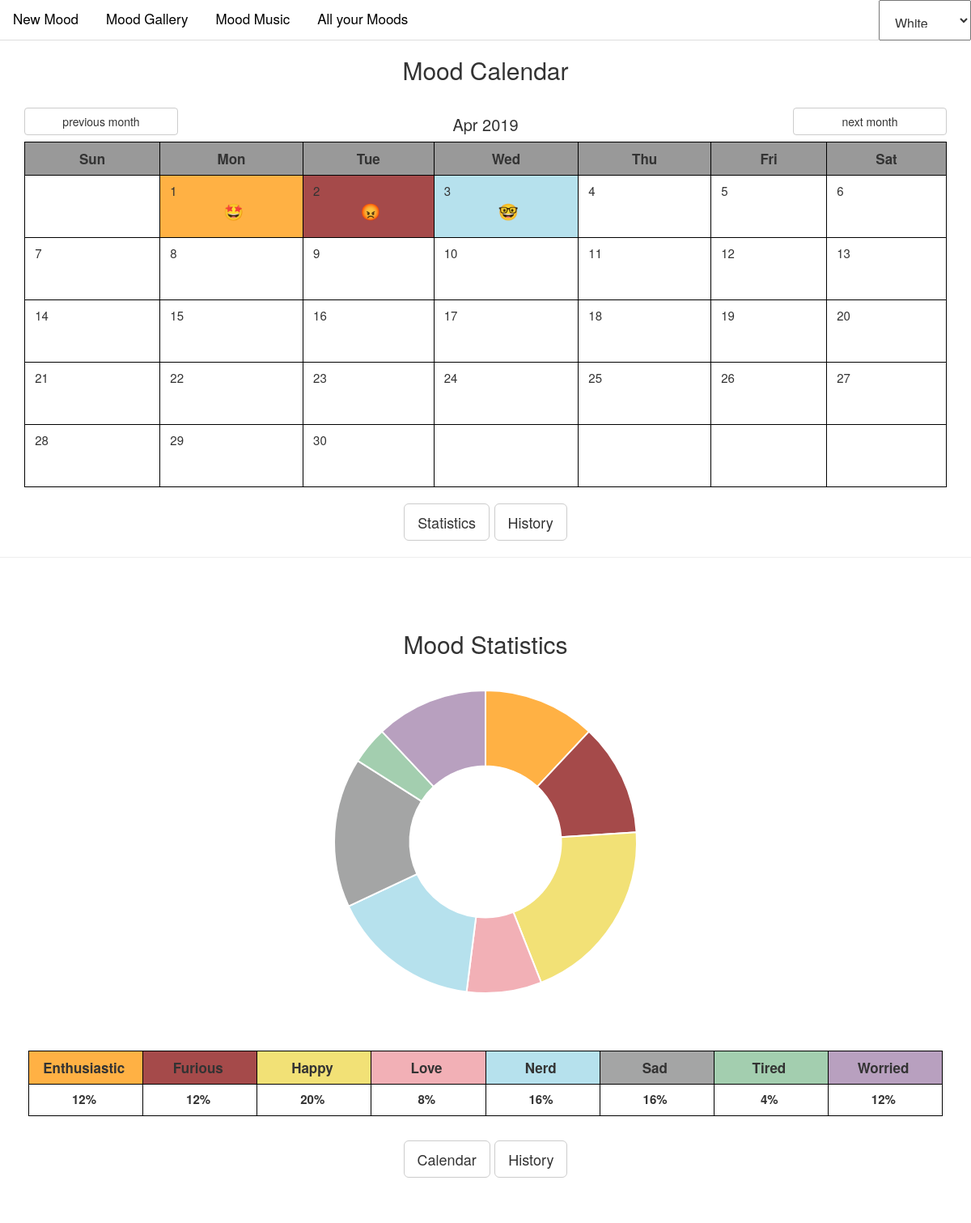
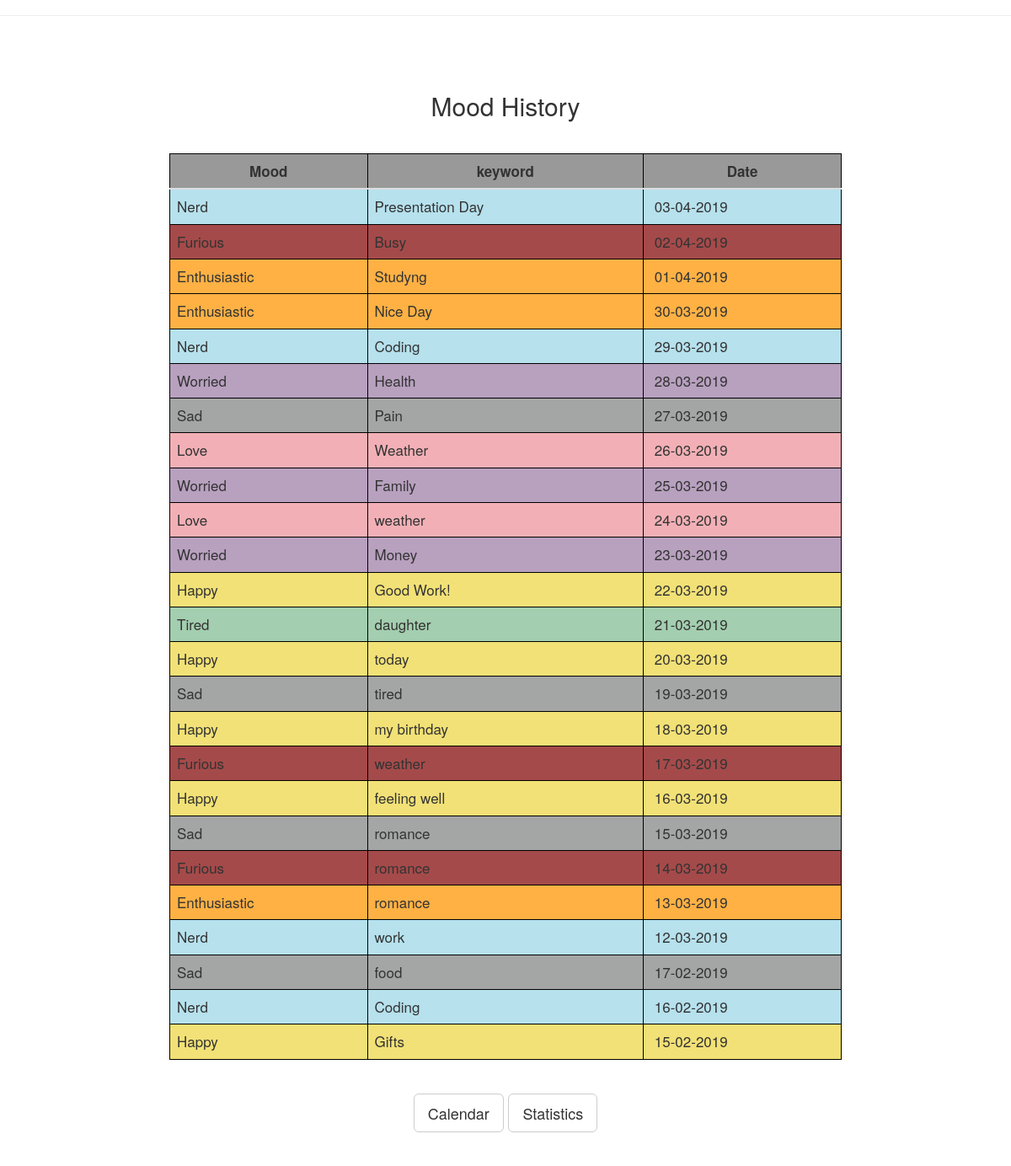
The app's page /mcalendar/ with its own data (2 pictures, top to bottom).
### tables this page shows
CREATE TABLE post (
    id INTEGER PRIMARY KEY AUTOINCREMENT , 
    created TIMESTAMP NOT NULL DEFAULT CURRENT_TIMESTAMP,
    mood TEXT NOT NULL,
    body TEXT NOT NULL
);

### __init__.py (the view)
    @app.route("/mcalendar/", defaults={'month':None, 'year':None},  methods=["GET", "POST"])
    @app.route("/mcalendar/<month>/<year>", methods=["GET", "POST"])
    def mcalendar(month, year):
        if month is None:
            month = datetime.date.today().month
        else:
            month=int(month)
        if year is None:
            year = datetime.date.today().year
        else:
            year=int(year)
        db = get_db()
        posts = db.execute(
            'SELECT id, mood, body, created'
            ' FROM post'
            ' ORDER BY created DESC'
        ).fetchall()
        cal = calendar.Calendar(6)
        today = datetime.date.today().day
        calmonth = cal.monthdatescalendar(year,month)
        previous_month, previous_year= previous_date(month, year)
        next_month, next_year= next_date(month, year)
        posts2 = db.execute(
            'SELECT mood, count(*)'
            ' FROM post'
            ' GROUP BY mood'
        ).fetchall()
        mood_labels = []
        count_mood = []
        for post in posts2:
           mood_labels.append(post['mood'])
           count_mood.append(post['count(*)'])
        total = sum(count_mood)
        return render_template(
            "mcalendar.html",
            posts=posts,
            mood_colour=mood_colour,
            calmonth = calmonth,
            month = month,
            today = today,
            year = year,
            find_mood_for_date = find_mood_for_date,
            mood_emoji = mood_emoji,
            mood_colour_cal=mood_colour_cal,
            previous_month=previous_month,
            previous_year=previous_year,
            next_month=next_month,
            next_year=next_year,
            month_converter=month_converter,
            mood_labels=mood_labels,
            count_mood=count_mood,
            average=average,
            total=total,
            )

### db.py (called while the page is built)
def get_db():
    if 'db' not in g:
        g.db = sqlite3.connect(
            current_app.config['DATABASE'],
            detect_types=sqlite3.PARSE_DECLTYPES
        )
        g.db.row_factory = sqlite3.Row
    return g.db

### templates/mcalendar.html (shortened to what this page needs)
{% extends "base.html" %}
{% block body %}
<div class='container' id="calendar">
    <h2 class="text-center">Mood Calendar</h2>
    <div class="months_button">
        <a href= "{{ url_for('mcalendar', month=previous_month, year=previous_year) }}" class="btn btn-default col-sm-2" role="button">
                previous month
        </a>
        <h4 class="col-sm-8 center-text">{{ month_converter(month) }}  {{ year }}</h4>
        <a href= "{{ url_for('mcalendar', month=next_month, year=next_year) }}" class="btn btn-default col-sm-2" role="button">
                next month
        </a>
    </div>
    <table class="table calendar">
            <tr class="table_row">
                <th class="table_months">Sun</th>
                <th class="table_months">Mon</th>
                <th class="table_months">Tue</th>
                <th class="table_months">Wed</th>
                <th class="table_months">Thu</th>
                <th class="table_months">Fri</th>
                <th class="table_months">Sat</th>
            </tr>
            {% for calweek in calmonth %}
            <tr>
                {% for calday in calweek %}
                {% if calday.month == month %}
                    <td class="{{ mood_colour_cal(calday, posts) }}"> {{ (calday.day) }} <p class="center-text"> {{ mood_emoji(find_mood_for_date(calday, posts)) }}</p></td>
                {% else %}
                    <td>&nbsp;</td>
                {% endif %}
                {% endfor %}
            </tr>
            {% endfor %}
    </table>
        <div class="center-text">
            <a href= "#graph" class="btn btn-lg btn-default" role="button" >Statistics</a>
            <a href= "#history" class="btn btn-lg btn-default" role="button" >History</a>
        </div>
</div>
<hr>
<div class="container" >
    <div class="responsive">
        <div class="graph_container" id="graph" >
            <h2 class="text-center">Mood Statistics</h2>
            <canvas id="canvas" width="900" height="300"></canvas>
            <div class='table-responsive' >
                <table class="table" id="graph_table">
                    <tr class="table_row">
                        {% for item in mood_labels %}
                            <th class="table_labels {{ mood_colour(item) }}">{{ item }} </th>
                        {% endfor %}
                    </tr>
                    <tr>
                        {% for items in count_mood %}
                        <th class="text-center">{{ average(items, total) }}% </th>
                        {% endfor %}
                    </tr>
                </table>
            </div>
            <div class="center-text graph_links">
                <a href= "#calendar" class="btn btn-lg btn-default" role="button" > Calendar</a>
                <a href= "#history" class="btn btn-lg btn-default" role="button" >History</a>
            </div>
        </div>
    </div>
</div>
<hr>
<div class="container" id='history'>
        <div class="responsive">
            <section>
                <h2 class="text-center">Mood History</h2>
                <table class="table post">
                    <tr >
                        <th class="table_months">Mood</th>
                        <th class="table_months">keyword</th>
                        <th class="table_months">Date</th>
                    </tr>
                   <tbody class="table_body">
                    {% for post in posts %}
                    <tr  class="{{ mood_colour(post['mood']) }}">
                        <td class="table_history">{{ post['mood'] }}</td>
                        <td class="table_history">{{ post['body'] }} </td>
                        <td class="table_history"> {{ post['created'].strftime('%d-%m-%Y')  }}</td>
                    </tr>
                    {% endfor %}
                    </tbody>
                </table>
                <div class="center-text a-links">
                    <a href="#calendar" class="btn btn-lg btn-default" role="button" >Calendar</a>
                    <a href="#graph" class="btn btn-lg btn-default" role="button" >Statistics</a>
                </div>
            </section>
        </div>
</div>
{% endblock %}

### static/css/style.css (style rules this page uses)
body { height: 100%; margin: 0; padding-top: 70px; font-family: "Helvetica Neue", Helvetica, Arial, sans-serif; }
p { font-weight: normal; font-size: 20px; }
table { background-color: #ffffff; }
table, th, td { border: 1px solid black; border-collapse: collapse; border-top: 1px solid black; font-size: 15px; white-space: pre; }
th, td { padding: 8px; }
th { text-align: left; }
#graph { padding-top: 70px; }
#history { padding-top: 70px; }
.graph_container { padding: 5px; height: 100vh; }
.graph_links { margin-bottom: 20px; }
.center-text { text-align: center; font-size: 20px; }
.table_months { background-color: #999999; border: 1px solid black !important; text-align: center; font-size: 17px; }
.table_labels { border: 1px solid black !important; text-align: center; padding: 2px; width: 12.5% !important; font-size: 17px; }
#canvas { margin: 40px 0; }
#graph_table { margin: 30px 0; }
h2 { margin-top: 0; }
.table.post { width:70%; margin: 0 auto; margin-top: 40px; margin-bottom: 40px; }
.table_history { font-size: 17px; }
.a-links { margin-bottom: 40px; }
.happy_colour { background-color: rgb(242, 225, 118); }
.love_colour { background-color: rgb(242, 176, 182); }
.enthusiastic_colour { background-color: rgb(255, 177, 68); }
.nerd_colour { background-color:rgb(182, 225, 237); }
.tired_colour { background-color:rgb(163, 206, 175); }
.worried_colour { background-color:rgb(184, 160, 191); }
.furious_colour { background-color:rgb(165, 74, 74); }
.sad_colour { background-color:rgb(164, 165, 165); }

### records on screen
post: mood "🤩", mood "Enthusiastic", body "Studyng", created "01-04-2019"
post: mood "😡", mood "Furious", body "Busy", created "02-04-2019"
post: mood "🤓", mood "Nerd", body "Presentation Day", created "03-04-2019"
post: mood "Enthusiastic", body "Nice Day", created "30-03-2019"
post: mood "Nerd", body "Coding", created "29-03-2019"
post: mood "Worried", body "Health", created "28-03-2019"
post: mood "Sad", body "Pain", created "27-03-2019"
post: mood "Love", body "Weather", created "26-03-2019"
post: mood "Worried", body "Family", created "25-03-2019"
post: mood "Love", body "weather", created "24-03-2019"
post: mood "Worried", body "Money", created "23-03-2019"
post: mood "Happy", body "Good Work!", created "22-03-2019"
post: mood "Tired", body "daughter", created "21-03-2019"
post: mood "Happy", body "today", created "20-03-2019"
post: mood "Sad", body "tired", created "19-03-2019"
post: mood "Happy", body "my birthday", created "18-03-2019"
post: mood "Furious", body "weather", created "17-03-2019"
post: mood "Happy", body "feeling well", created "16-03-2019"
post: mood "Sad", body "romance", created "15-03-2019"
post: mood "Furious", body "romance", created "14-03-2019"
post: mood "Enthusiastic", body "romance", created "13-03-2019"
post: mood "Nerd", body "work", created "12-03-2019"
post: mood "Sad", body "food", created "17-02-2019"
post: mood "Nerd", body "Coding", created "16-02-2019"
post: mood "Happy", body "Gifts", created "15-02-2019"

### other values on screen
{{ month_converter(month) }} "Apr"
{{ year }} "2019"
{{ (calday.day) }} "1" "2" "3" "4" "5" "6" "7" "8" "9" "10" "11" "12" "13" "14" "15" "16" "17" "18" "19" "20" "21" "22" "23" "24" "25" "26" "27" "28" "29" "30"
{{ item }} "Enthusiastic" "Furious" "Happy" "Love" "Nerd" "Sad" "Tired" "Worried"
{{ average(items, total) }} "12" "12" "20" "8" "16" "16" "4" "12"
chart data {{ item }} 3, 3, 5, 2, 4, 4, 1, 3
